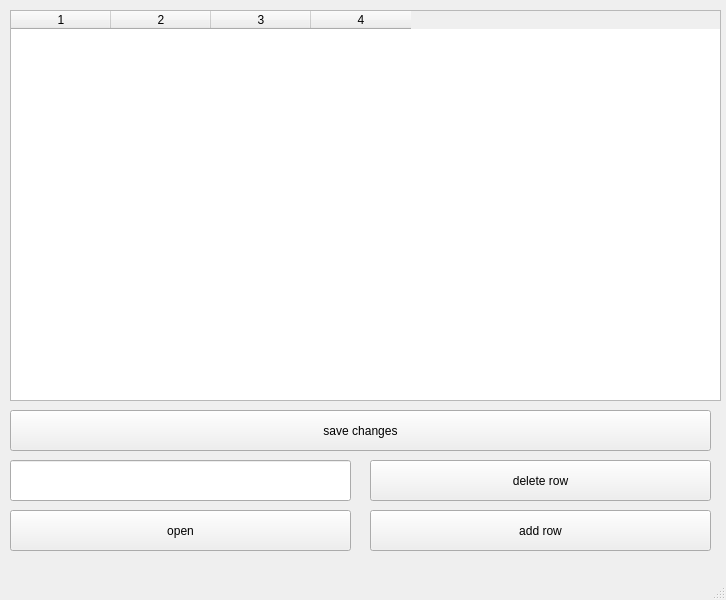
<?xml version="1.0" encoding="UTF-8"?>
<ui version="4.0">
 <class>MainWindow</class>
 <widget class="QMainWindow" name="MainWindow">
  <property name="geometry">
   <rect>
    <x>0</x>
    <y>0</y>
    <width>726</width>
    <height>600</height>
   </rect>
  </property>
  <property name="windowTitle">
   <string>MainWindow</string>
  </property>
  <widget class="QWidget" name="centralwidget">
   <widget class="QPushButton" name="open_db">
    <property name="geometry">
     <rect>
      <x>10</x>
      <y>510</y>
      <width>341</width>
      <height>41</height>
     </rect>
    </property>
    <property name="text">
     <string>open</string>
    </property>
   </widget>
   <widget class="QLineEdit" name="path">
    <property name="geometry">
     <rect>
      <x>10</x>
      <y>460</y>
      <width>341</width>
      <height>41</height>
     </rect>
    </property>
    <property name="inputMask">
     <string/>
    </property>
   </widget>
   <widget class="QTableWidget" name="table">
    <property name="geometry">
     <rect>
      <x>10</x>
      <y>10</y>
      <width>711</width>
      <height>391</height>
     </rect>
    </property>
    <property name="layoutDirection">
     <enum>Qt::LeftToRight</enum>
    </property>
    <property name="autoFillBackground">
     <bool>false</bool>
    </property>
    <property name="gridStyle">
     <enum>Qt::SolidLine</enum>
    </property>
    <property name="sortingEnabled">
     <bool>false</bool>
    </property>
    <property name="cornerButtonEnabled">
     <bool>false</bool>
    </property>
    <property name="rowCount">
     <number>0</number>
    </property>
    <property name="columnCount">
     <number>4</number>
    </property>
    <attribute name="horizontalHeaderMinimumSectionSize">
     <number>40</number>
    </attribute>
    <column/>
    <column/>
    <column/>
    <column/>
   </widget>
   <widget class="QPushButton" name="add">
    <property name="geometry">
     <rect>
      <x>370</x>
      <y>510</y>
      <width>341</width>
      <height>41</height>
     </rect>
    </property>
    <property name="text">
     <string>add row</string>
    </property>
   </widget>
   <widget class="QPushButton" name="save">
    <property name="geometry">
     <rect>
      <x>10</x>
      <y>410</y>
      <width>701</width>
      <height>41</height>
     </rect>
    </property>
    <property name="text">
     <string>save changes</string>
    </property>
   </widget>
   <widget class="QPushButton" name="del">
    <property name="geometry">
     <rect>
      <x>370</x>
      <y>460</y>
      <width>341</width>
      <height>41</height>
     </rect>
    </property>
    <property name="text">
     <string>delete row</string>
    </property>
   </widget>
  </widget>
  <widget class="QMenuBar" name="menubar">
   <property name="geometry">
    <rect>
     <x>0</x>
     <y>0</y>
     <width>726</width>
     <height>21</height>
    </rect>
   </property>
  </widget>
  <widget class="QStatusBar" name="statusbar"/>
 </widget>
 <resources/>
 <connections/>
</ui>
